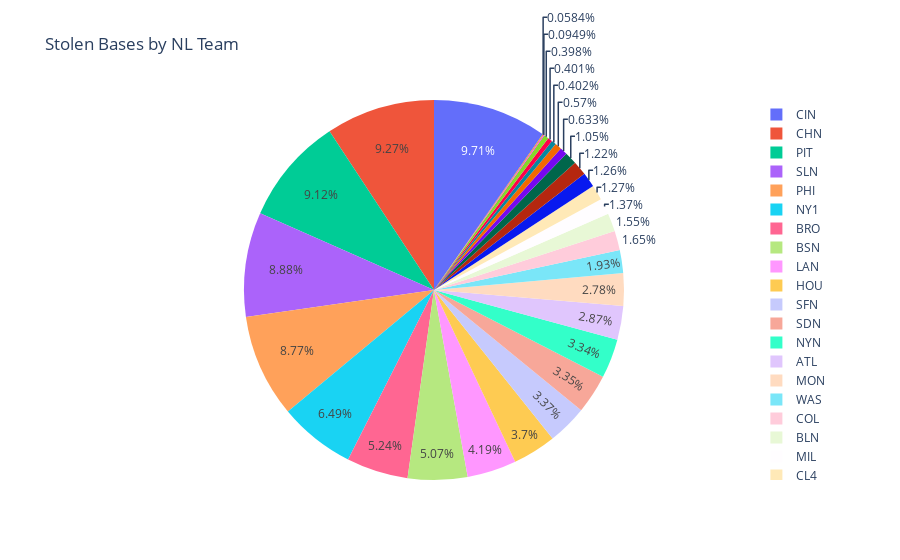

The cell this chart's notebook holds for it:
### Code cell
#Plotly 2
SBPIE = px.pie(baseballstats[baseballstats["lgID"] == "NL"], values='SB', names='teamID', title='Stolen Bases by NL Team')
SBPIE

### Figure 1 — Plotly figure (JSON) as saved in the notebook; plotly's stock layout.template omitted (floating-point values rounded to 4 significant figures; data arrays with more than 128 entries replaced by an {"elided": "..."} marker saying what was removed)
{"data": [{"domain": {"x": [0, 1], "y": [0, 1]}, "hovertemplate": "teamID=%{label}<br>SB=%{value}<extra></extra>", "labels": {"elided": "54354 str values"}, "legendgroup": "", "name": "", "showlegend": true, "type": "pie", "values": {"elided": "54354 int values"}}], "layout": {"legend": {"tracegroupgap": 0}, "title": {"text": "Stolen Bases by NL Team"}}}
